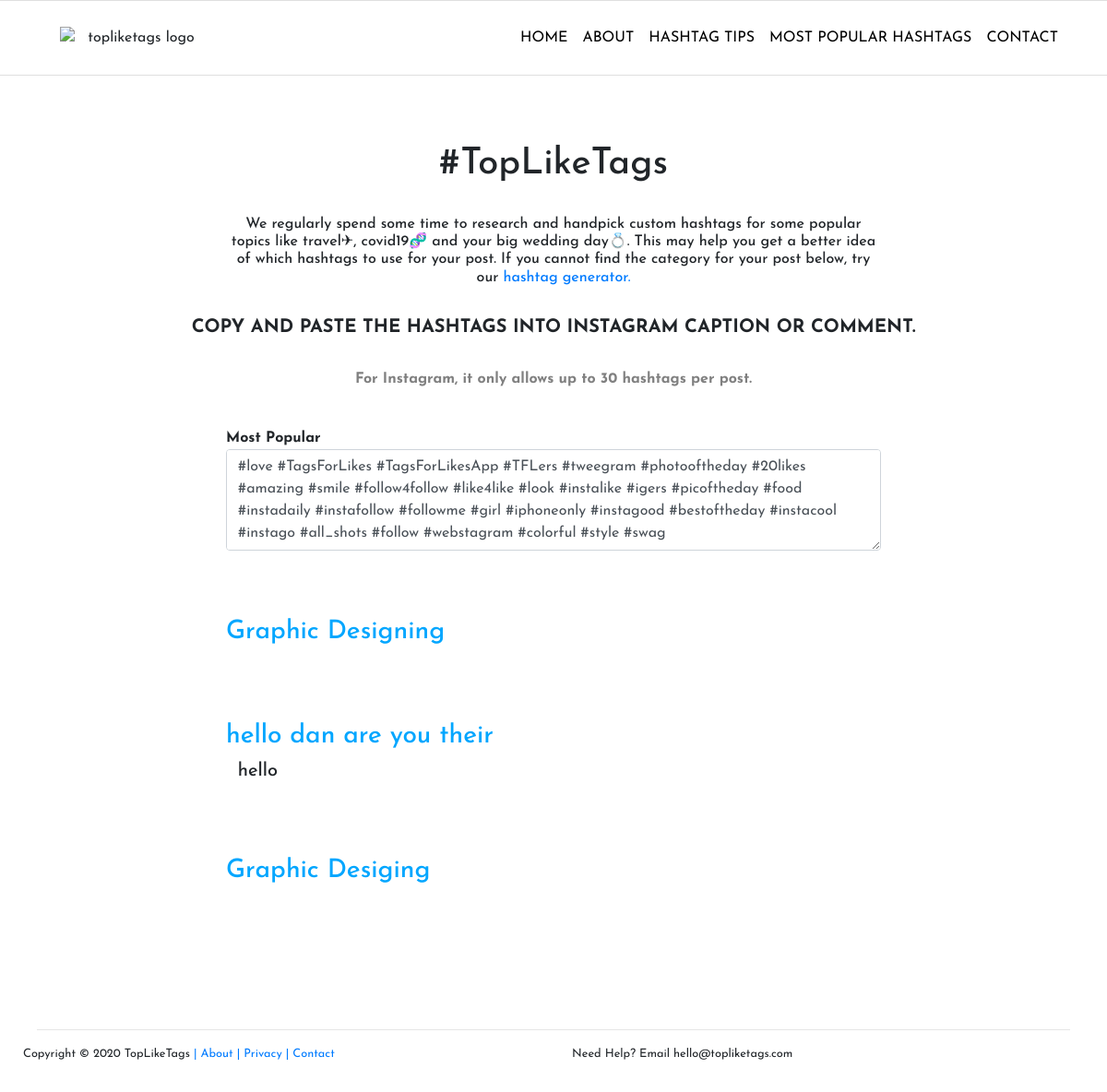
/popular_hashtags/, run on the app's committed database.
### top_like_tags/models.py (models this page shows, shortened)
class fixed_hashtag(models.Model):
    title = models.CharField(max_length=100)
    sub_title = models.CharField(max_length=200, blank=True, null=True)
    hashtags = models.CharField(max_length=2000)

### top_like_tags/views.py (the view)
# urls.py: path('popular_hashtags/', views.fixed, name='fixed_hashtag'),
def fixed(request):
    m = models.fixed_hashtag.objects.get(id=1)
    a = analytics.objects.get(id=1)
    a.popular_hashtag = a.popular_hashtag+1
    a.save()
    model = fixed_hashtag.objects.all()
    data = {
        'fixed_hash': model,
        'seo': m
    }
    return render(request, 'top_like_tags/fixed_hashtag.html', data)

### top_like_tags/templates/top_like_tags/fixed_hashtag.html (shortened to what this page needs)
    {% load static %}
    <html>
    <head>
        <link rel="stylesheet" href="{% static 'fa/css/all.min.css' %}"/>
        <link rel="stylesheet" href="{% static 'flaticon/font/flaticon.css' %}"/>
        <link rel="stylesheet" href="https://maxcdn.bootstrapcdn.com/bootstrap/4.4.1/css/bootstrap.min.css">
        <link rel="stylesheet" href="{% static 'animate.css' %}">
        <link href="https://cdn.rawgit.com/michalsnik/aos/2.1.1/dist/aos.css" rel="stylesheet">
    </head>
    <body>
    <nav id="nav" class="navbar navbar-expand-lg navbar-light bg-light" style="
    border: 0.5px solid rgba(128,128,128,0.25); border-left: none; border-right: none; z-index: 4; background: white !important;">
        <div class="container mx-auto text-center">
            <br>
            <div onclick="window.location.replace('{% url 'top_like_tags:index' %}');"
                 class="mx-auto navbar-img text-center" style="width: 200px; padding: 20px;">
                <img alt="topliketags logo" class="mx-auto text-center" style="display: block; max-width: 100%; height: auto;" src="{% static 'logo1.png' %}"></div>
            <div class="collapse navbar-collapse" id="navbarSupportedContent">
                <ul class="navbar-nav ml-auto">
                    <li class="nav-item">
                        <a class="nav-link" href="{% url 'top_like_tags:index' %}">HOME <span class="sr-only">(current)</span></a>
                    </li>
                    <li class="nav-item">
                        <a class="nav-link" href="{% url 'top_like_tags:about' %}">ABOUT</a>
                    </li>
                    <li class="nav-item">
                        <a class="nav-link" href="{% url 'top_like_tags:forums' %}">HASHTAG TIPS</a>
                    </li>
                    <li class="nav-item">
                        <a class="nav-link" href="{% url 'top_like_tags:fixed_hashtag' %}">MOST POPULAR HASHTAGS</a>
                    </li>
                    <li class="nav-item">
                        <a class="nav-link" href="{% url 'top_like_tags:contact' %}">CONTACT</a>
                    </li>
                </ul><br>
            </div>
        </div>
    </nav>
    <br><Br><br>
            <div class="container mx-auto text-center">
                <h1>#TopLikeTags</h1>
                <br>
                <h6 class="col-md-8 mx-auto text-center">We regularly spend some time to research and handpick custom hashtags for some popular
                topics like travel✈, covid19🧬 and your big wedding day💍. This may help you get a better
                idea of which hashtags to use for your post. If you cannot find the category for your post below,
                    try our<a href="{% url 'top_like_tags:index' %}"> hashtag generator.</a></h6><br>
                <h5 style="font-weight: 900;">COPY AND PASTE THE HASHTAGS INTO INSTAGRAM CAPTION OR COMMENT.</h5>
                <br>
                <p style="color: grey; font-weight: 900;">For Instagram, it only allows up to 30 hashtags per post.</p><br>
                <div class="text-left mx-auto col-md-8">
                    <b>Most Popular</b>
                    <textarea rows="4" id="bar2" class="form-control">#love #TagsForLikes #TagsForLikesApp #TFLers #tweegram #photooftheday #20likes #amazing #smile #follow4follow #like4like #look #instalike #igers #picoftheday #food #instadaily #instafollow #followme #girl #iphoneonly #instagood #bestoftheday #instacool #instago #all_shots #follow #webstagram #colorful #style #swag
                    </textarea>
                </div><bR>
                <br><Br>
    {% if fixed_hash %}
        {% for hashtag in fixed_hash %}
                <div onclick="open_div(this);" class="main_div text-left col-md-8 mx-auto">
                    <div style="cursor: pointer;" class="row">
                        <div class="col-md-11">
                            <h3 style="color: #00a6ff;">{{ hashtag.title }}</h3>
                            {% if hashtag.sub_title %}
                                <h5>&nbsp;&nbsp;{{ hashtag.sub_title }}</h5>
                            {% endif %}
                        </div>
                        <div class="col-md-1">
                            <i style="font-size: 1.6rem;" class="fa fa-chevron-down"></i>
                        </div>
                    </div><Br>
                    <div class="hashtags_div mx-auto text-center">
                        <textarea style="display: none; font-size: 0.9rem;" rows="5" id="bar" class="form-control">{{ hashtag.hashtags }}</textarea><br>
                    </div><Br>
                </div>
        {% endfor %}
    {% endif %}
            </div>
    <br><Br>
<div class="col-md-12">
                <div class="container" style="padding: 10px;">
                    <hr>
                    <div class="row">
                        <div class="mr-auto text-left">
                            <p style="font-size: 0.8rem;">Copyright © 2020 TopLikeTags
                                <a class="ftxt" href="{% url 'top_like_tags:about' %}">| About |</a>
                                <a class="ftxt" href="{% url 'top_like_tags:policy' %}">Privacy |</a>
                                <a class="ftxt" href="{% url 'top_like_tags:contact' %}">Contact</a>
                        </div><br>
                        <Br><Br>
                        <div class="mx-auto text-center">
                            <p style="font-size: 0.8rem;">Need Help? Email hello@topliketags.com</p>
                        </div>
                        <div class="ml-auto text-right">
                            <a href="https://www.instagram.com/topliketags">
                                <i style="margin: 0px 4px 0px 4px; font-size: 1.5rem;" class="fab fa-instagram"></i>
                            </a>
                            <a href="https://www.facebook.com/topliketags">
                                <i style="margin: 0px 4px 0px 4px; font-size: 1.5rem;" class="fab fa-facebook"></i>
                            </a>
                        </div>
                    </div>
                </div>
            </div>
        </body>
        </html>

### data on the page
fixed_hashtag: title "Graphic Designing"
fixed_hashtag: title "hello dan are you their", sub_title "hello"
fixed_hashtag: title "Graphic Desiging"
